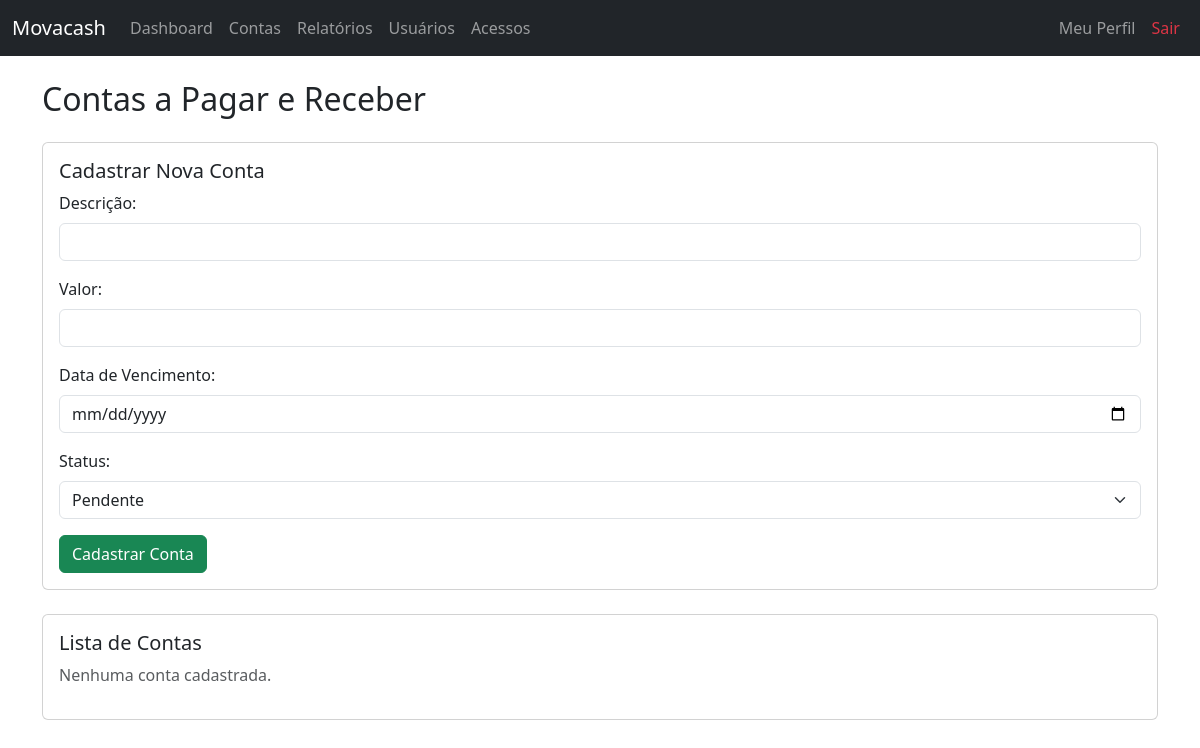
The page /contas (signed in) on the database as committed earlier.
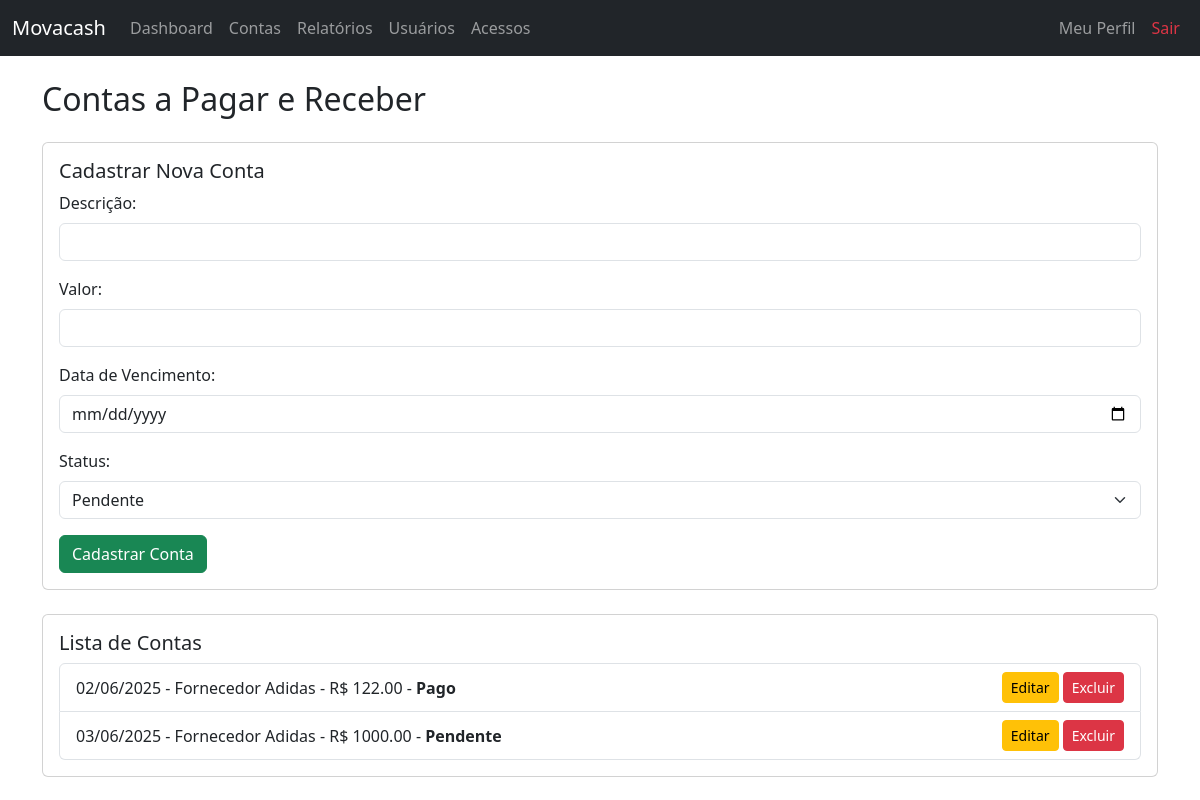
The same page on the database as committed later.
### app/models.py (models this page shows)
class Conta(db.Model):
    __tablename__ = 'contas'
    id = db.Column(db.Integer, primary_key=True)
    descricao = db.Column(db.String(100), nullable=False)
    valor = db.Column(db.Float, nullable=False)
    vencimento = db.Column(db.Date, nullable=False)
    status = db.Column(db.String(20), nullable=False)
    usuario_id = db.Column(db.Integer, db.ForeignKey('usuarios.id'), nullable=False)

### app/routes.py (the view, shortened to what this page needs)
@bp.route('/contas', methods=['GET', 'POST'])
@login_obrigatorio
def contas():
    if session.get('tipo') != 'admin':
        return redirect(url_for('main.dashboard'))
    contas = Conta.query.order_by(Conta.vencimento).all()
    return render_template('contas.html', contas=contas)

### app/utils.py (called while the page is built)
def login_obrigatorio(f):
    @wraps(f)
    def decorated_function(*args, **kwargs):
        if 'usuario_id' not in session:
            return redirect(url_for('main.login'))
        return f(*args, **kwargs)
    return decorated_function

### app/templates/contas.html (shortened to what this page needs)
{% extends "base.html" %}
{% block content %}
<h2 class="mb-4">Contas a Pagar e Receber</h2>
<div class="card mb-4">
    <div class="card-body">
        <h5 class="card-title">Cadastrar Nova Conta</h5>
        <form method="POST">
            <div class="mb-3">
                <label class="form-label">Descrição:</label>
                <input type="text" name="descricao" class="form-control" required>
            </div>
            <div class="mb-3">
                <label class="form-label">Valor:</label>
                <input type="number" name="valor" step="0.01" class="form-control" required>
            </div>
            <div class="mb-3">
                <label class="form-label">Data de Vencimento:</label>
                <input type="date" name="vencimento" class="form-control" required>
            </div>
            <div class="mb-3">
                <label class="form-label">Status:</label>
                <select name="status" class="form-select" required>
                    <option value="pendente">Pendente</option>
                </select>
            </div>
            <button type="submit" class="btn btn-success">Cadastrar Conta</button>
        </form>
    </div>
</div>
<div class="card">
    <div class="card-body">
        <h5 class="card-title">Lista de Contas</h5>
        {% if contas %}
            <ul class="list-group">
                {% for conta in contas %}
                    <li class="list-group-item d-flex justify-content-between align-items-center">
                        <div>
                            {{ conta.vencimento.strftime('%d/%m/%Y') }} -
                            {{ conta.descricao }} -
                            R$ {{ "%.2f"|format(conta.valor) }} -
                            <strong>{{ conta.status|capitalize }}</strong>
                        </div>
                        <div>
                            <a href="{{ url_for('main.editar_conta', id=conta.id) }}" class="btn btn-sm btn-warning">Editar</a>
                            <a href="{{ url_for('main.excluir_conta', id=conta.id) }}"
                               class="btn btn-sm btn-danger"
                               onclick="return confirm('Tem certeza que deseja excluir esta conta?');">
                               Excluir
                            </a>
                        </div>
                    </li>
                {% endfor %}
            </ul>
        {% else %}
            <p class="text-muted">Nenhuma conta cadastrada.</p>
        {% endif %}
    </div>
</div>
{% endblock %}

Rows that differ between the two databases and show on the page:
added Conta: vencimento "02/06/2025", descricao "Fornecedor Adidas", valor "122.00", status "Pago"
added Conta: vencimento "03/06/2025", descricao "Fornecedor Adidas", valor "1000.00", status "Pendente"
Other text that changed with them:
text no longer shown: "Nenhuma conta cadastrada."
